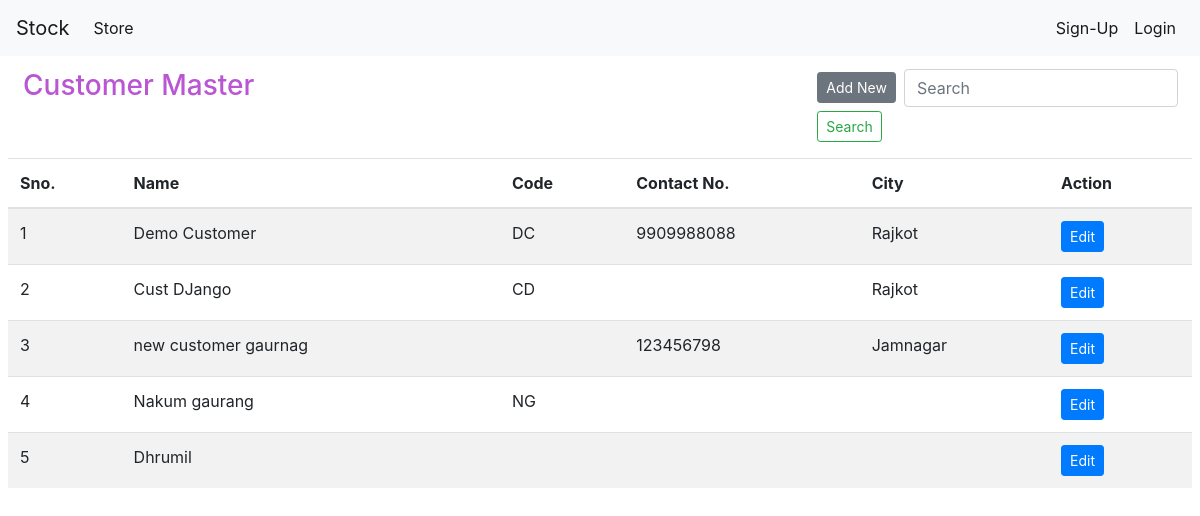
Page /customer on the committed database.
### store/models/customer.py (models this page shows, shortened)
class Customer(models.Model):
    name = models.CharField(max_length=150)
    code =  models.CharField(max_length=20,blank=True)
    address =  models.CharField(max_length=250,blank=True)
    city = models.CharField(max_length=100,blank=True)
    contact = models.CharField(max_length=50,blank=True)

### store/views/customer.py (the view)
# urls.py: path('customer', customer_get,name='customer'),
def customer_get(request):
    customer = Customer.objects.all()
    return render(request,'customermaster.html',{'customer' : customer})

### store/templates/customermaster.html (shortened to what this page needs)
{% extends 'base.html' %}
{% block content %}
<div class="container-fluid p-2 ">
    <div class="form-group row">
      <div class="col-8">
        <h3><a  style="color:mediumorchid;" href= "/customer" class="col-sm-2 col-form-label">Customer Master</a></h3>
      </div>
      <div class="col-4">
        <div class="float-right">
            <form class="form-inline" method="POST" action="/search_customer">
              <a class="btn btn-sm mr-sm-2 my-2 btn-secondary" href="/alt_cust/0">Add New</a>
              <input class="form-control mr-sm " name = "src_cust_name" type="search" placeholder="Search" aria-label="Search">
              <button class="btn btn-sm btn-outline-success my-2 my-sm-0" type="submit">Search</button>
            </form>
        </div>
      </div>
    </div>
        <table class="table  table-striped">
             <thead>
                 <tr>
                    <th>Sno.</th>
                    <th>Name</th>
                    <th>Code</th>
                    <th>Contact No.</th>
                    <th>City</th>
                    <th>Action</th>
                 </tr>
             </thead>
             <tbody>
                {% for p in customer %}
                <tr>
                    <td>{{forloop.counter}}</td>
                    <td>{{p.name}}</td>
                    <td>{{p.code}}</td>
                    <td>{{p.contact}}</td>
                    <td>{{p.city}}</td>
                    <td><a class="btn btn-sm btn-primary" href="alt_cust/{{p.id}}">Edit</a></td>
                </tr>
                {% endfor %}
             </tbody>
         </table>
    </div>
{% endblock %}

### rows in the picture
Customer: name "Demo Customer", code "DC", contact "9909988088", city "Rajkot"
Customer: name "Cust DJango", code "CD", city "Rajkot"
Customer: name "new customer gaurnag", contact "123456798", city "Jamnagar"
Customer: name "Nakum gaurang", code "NG"
Customer: name "Dhrumil"
